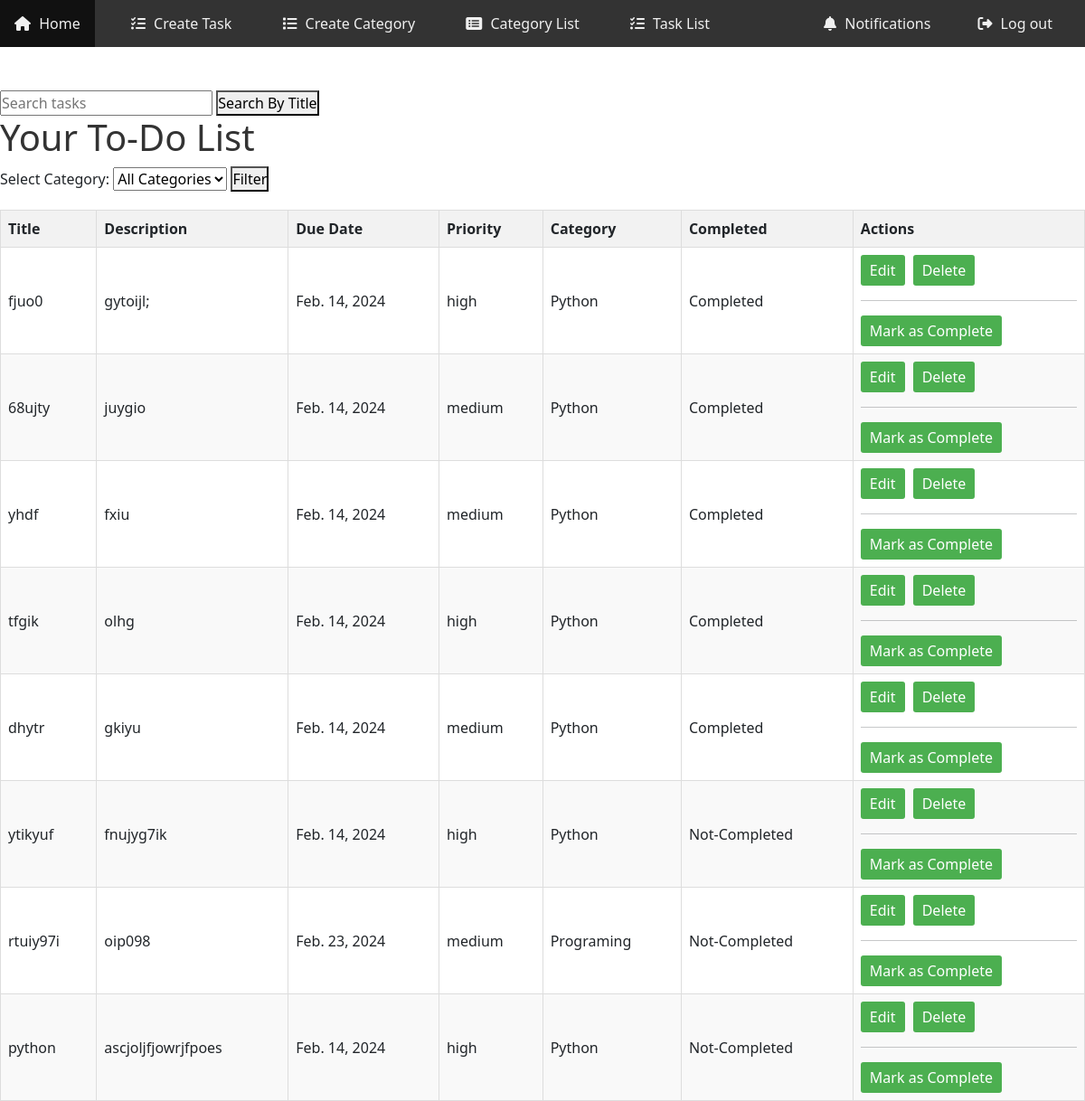
Page /searchTaskPage/ on the committed database.
### myApp/models.py (models this page shows, shortened)
class myTaskModel(models.Model):
    PRIORITY_CHOICES = [
        ('low', 'Low'),
        ('medium', 'Medium'),
        ('high', 'High'),
    ]
    title = models.CharField(max_length=200)
    description = models.TextField(blank=True, null=True)
    due_date = models.DateField(blank=True, null=True)
    priority = models.CharField(max_length=10, choices=PRIORITY_CHOICES, default='medium')
    completed = models.BooleanField(default=False)
    completed_date = models.DateTimeField(null=True, blank=True)
    notes = models.TextField(blank=True, null=True)
    category = models.ForeignKey(TaskCategory, on_delete=models.SET_NULL, blank=True, null=True)
    user = models.ForeignKey(Custom_User, on_delete=models.CASCADE)
    upcoming_tasks = models.BooleanField(default=True)

class TaskCategory(models.Model):
    name = models.CharField(max_length=50)
    user = models.ForeignKey(Custom_User, on_delete=models.CASCADE)
    def __str__(self):
        return self.name

### myProject/views.py (the view)
# urls.py: path('searchTaskPage/', searchTaskPage, name='searchTaskPage'),
def searchTaskPage(request):
    category_filter = request.GET.get('category', '')
    search_query = request.GET.get('search', '')
    tasks = myTaskModel.objects.all()
    if category_filter:
        tasks = tasks.filter(category__id=category_filter)
    if search_query:
        tasks = tasks.filter(Q(title__icontains=search_query) | Q(description__icontains=search_query))
    categories = TaskCategory.objects.all()
    return render(request, 'searchTaskPage.html', {'tasks': tasks, 'categories': categories})

### template/searchTaskPage.html (shortened to what this page needs)
{% include "navbar.html" %}
  {% block content %}
<div class="search-box">
    <form method="get" action="{% url 'searchTaskPage' %}">
        <input type="text" name="search" placeholder="Search tasks">
        <button type="submit">Search By Title</button>
    </form>
</div>
    <h1>Your To-Do List</h1>
    <div>
        <form method="get" action="{% url 'searchTaskPage' %}">
            <label for="category-filter">Select Category:</label>
            <select id="category-filter" name="category">
                <option value="">All Categories</option>
            </select>
            <button type="submit">Filter</button>
        </form>
    </div>
    <table class="task-table">
        <thead>
            <tr>
                <th>Title</th>
                <th>Description</th>
                <th>Due Date</th>
                <th>Priority</th>
                <th>Category</th>
                <th>Completed</th>
                <th>Actions</th>
            </tr>
        </thead>
        <tbody>
            {% for task in tasks %}
                <tr>
                    <td>{{ task.title }}</td>
                    <td>{{ task.description }}</td>
                    <td>{{ task.due_date }}</td>
                    <td>{{ task.priority }}</td>
                    <td>{{task.category}}</td>
                    <td>{% if task.completed %}Completed{% else %}Not-Completed{% endif %}</td>
                    <td>
                        <a href="{% url 'taskEditPage' task.id %}">Edit</a>
                        <a href="{% url 'taskDeletePage' task.id %}">Delete</a>
                        <hr>
                        <a href="{% url 'TaskCompleteViewPage' task.id %}">Mark as Complete</a>
                    </td>
                </tr>
            {% endfor %}
        </tbody>
    </table>
    {% endblock content %}

### template/navbar.html (shortened to what this page needs)
{% load static %}
{% load notifications_tags %}
<!DOCTYPE html>
<html lang="en">
<head>
    <link href="https://cdn.jsdelivr.net/npm/bootstrap@5.3.0-alpha1/dist/css/bootstrap.min.css" rel="stylesheet">
    <link href="https://cdn.jsdelivr.net/npm/@fortawesome/fontawesome-free@6.0.0-alpha2/css/all.min.css" rel="stylesheet">
    <link rel="stylesheet" type="text/css" href="./icofont.min.css">
    <link rel="stylesheet" href="myProjects/webProject/icofont/css/icofont.min.css">
    <link rel="stylesheet" href="https://cdnjs.cloudflare.com/ajax/libs/font-awesome/6.5.1/css/all.min.css" />
</head>
<body>
<nav>
    <ul>
        <li><a class="active" href="{% url "dashBoardPage" %}"><i class="fas fa-home"></i> Home</a></li>
        <li><a class="active" href="{% url "create_taskPage" %}"><i class="fas fa-tasks"></i> Create Task</a></li>
        <li><a class="active" href="{% url "create_categoryPage" %}"><i class="fas fa-list"></i> Create Category</a></li>
        <li><a class="active" href="{% url "Category_List" %}"><i class="fas fa-list-alt"></i> Category List</a></li>
        <li><a class="active" href="{% url "task_listPage" %}"><i class="fas fa-tasks"></i> Task List</a></li>
        <li style="float:right"><a class="active" href="{% url "logoutPage" %}"><i class="fas fa-sign-out-alt"></i> Log out</a></li>
        <li style="float:right"><a class="active" href="{% url "notifications_page" %}"><i class="fas fa-bell notification-icon"></i> Notifications</a></li>
    </ul>
</nav>
</body>
</html>

### template/navbar.html (style rules this page uses)
* { margin: 0; padding: 0; box-sizing: border-box; }
nav { background-color: #333; overflow: hidden; }
nav ul { list-style-type: none; margin: 0; padding: 0; overflow: hidden; }
nav ul li { display: inline-block; margin-right: 20px; position: relative; }
nav ul li a { display: block; color: #f0f0f0; text-align: center; padding: 14px 16px; text-decoration: none; }
nav ul li a i { margin-right: 5px; }
.notification-icon { position: relative; }

### template/searchTaskPage.html (style rules this page uses)
h1 { color: #333; }
.task-table { width: 100%; border-collapse: collapse; margin-top: 20px; }
.task-table th, .task-table td { border: 1px solid #ddd; padding: 8px; text-align: left; }
.task-table th { background-color: #f2f2f2; }
.task-table tbody tr:nth-child(even) { background-color: #f9f9f9; }
.task-table a { display: inline-block; margin-right: 5px; padding: 5px 10px; text-decoration: none; background-color: #4caf50; color: #fff; border-radius: 3px; transition: background-color 0.3s; }

### rows in the picture
myTaskModel: title "fjuo0", description "gytoijl;", due_date "Feb. 14, 2024", priority "high", category "Python", completed "Completed"
myTaskModel: title "68ujty", description "juygio", due_date "Feb. 14, 2024", priority "medium", category "Python", completed "Completed"
myTaskModel: title "yhdf", description "fxiu", due_date "Feb. 14, 2024", priority "medium", category "Python", completed "Completed"
myTaskModel: title "tfgik", description "olhg", due_date "Feb. 14, 2024", priority "high", category "Python", completed "Completed"
myTaskModel: title "dhytr", description "gkiyu", due_date "Feb. 14, 2024", priority "medium", category "Python", completed "Completed"
myTaskModel: title "ytikyuf", description "fnujyg7ik", due_date "Feb. 14, 2024", priority "high", category "Python", completed "Not-Completed"
myTaskModel: title "rtuiy97i", description "oip098", due_date "Feb. 23, 2024", priority "medium", category "Programing", completed "Not-Completed"
myTaskModel: title "python", description "ascjoljfjowrjfpoes", due_date "Feb. 14, 2024", priority "high", category "Python", completed "Not-Completed"
